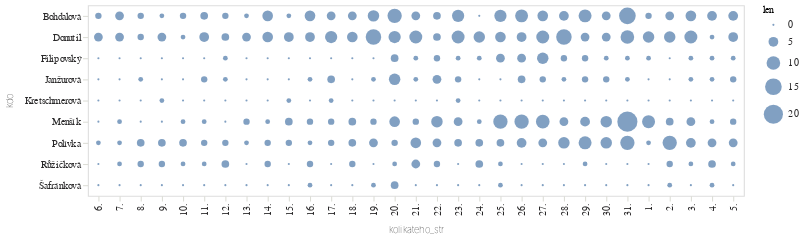

The notebook cell saved with this chart:
### Code cell
do_grafu3 = pl.concat(
    [
        najdi_cloveka("Bohdalov","Bohdalová"),
        najdi_cloveka("Donutil","Donutil"),
        najdi_cloveka("Polívk","Polívka"),
        najdi_cloveka("Menšík","Menšík"),
        najdi_cloveka("Janžurov","Janžurová"),
        najdi_cloveka("Filipovs","Filipovský"),
        najdi_cloveka("Růžičkov","Růžičková"),
        najdi_cloveka("Kretschmerov","Kretschmerová"),
        najdi_cloveka("Šafránkov","Šafránková"),
    ]
)

alt.Chart(
    do_grafu3
).mark_circle(
).encode(
    alt.X("kolikateho_str:N",sort=poradi_dat),
    alt.Y("kdo:N"),
    alt.Size("len:Q")
)

### Figure 1 — Vega-Lite specification as saved in the notebook (floating-point values rounded to 4 significant figures; data arrays with more than 128 entries replaced by an {"elided": "..."} marker saying what was removed)
{"config": {"title": {"font": "Noticia Text", "fontSize": 11.5, "anchor": "start", "lineHeight": 19, "fontWeight": "bolder", "subtitleFont": "Noticia Text", "subtitleFontSize": 10, "subtitleLineHeight": 15, "subtitlePadding": 10, "dy": -10, "color": "#292829", "subtitleColor": "#292829"}, "axis": {"labelFont": "Asap", "titleFont": "Asap", "fontWeight": "lighter", "titleFontWeight": "lighter", "labelFontSize": 9, "titleFontSize": 9, "labelPadding": 2, "titlePadding": 9, "domainOpacity": 0, "tickColor": "#DCDDD6", "labelColor": "#292829"}, "legend": {"labelFont": "Asap", "labelFontWeight": "normal", "titleFont": "Asap", "titleFontWeight": "normal", "labelFontSize": 9, "titleFontSize": 9, "labelColor": "#292829"}}, "data": {"name": "data-b52e3a44d6311b0ef8b96f8b82747eb4"}, "mark": {"type": "circle"}, "encoding": {"size": {"field": "len", "type": "quantitative"}, "x": {"field": "kolikateho_str", "sort": ["6.", "7.", "8.", "9.", "10.", "11.", "12.", "13.", "14.", "15.", "16.", "17.", "18.", "19.", "20.", "21.", "22.", "23.", "24.", "25.", "26.", "27.", "28.", "29.", "30.", "31.", "1.", "2.", "3.", "4.", "5."], "type": "nominal"}, "y": {"field": "kdo", "type": "nominal"}}, "$schema": "https://vega.github.io/schema/vega-lite/v5.8.0.json", "datasets": {"data-b52e3a44d6311b0ef8b96f8b82747eb4": {"elided": "279 records"}}}
